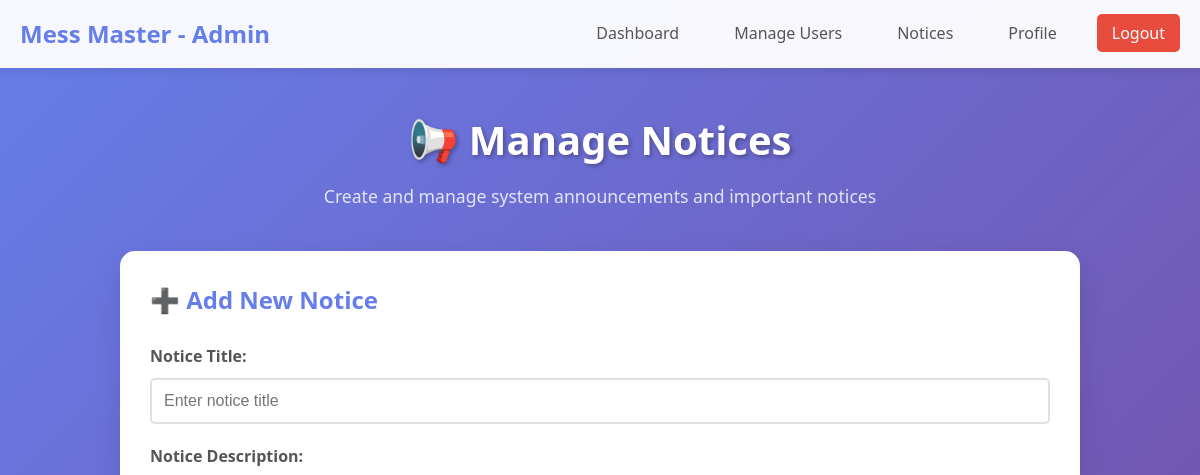
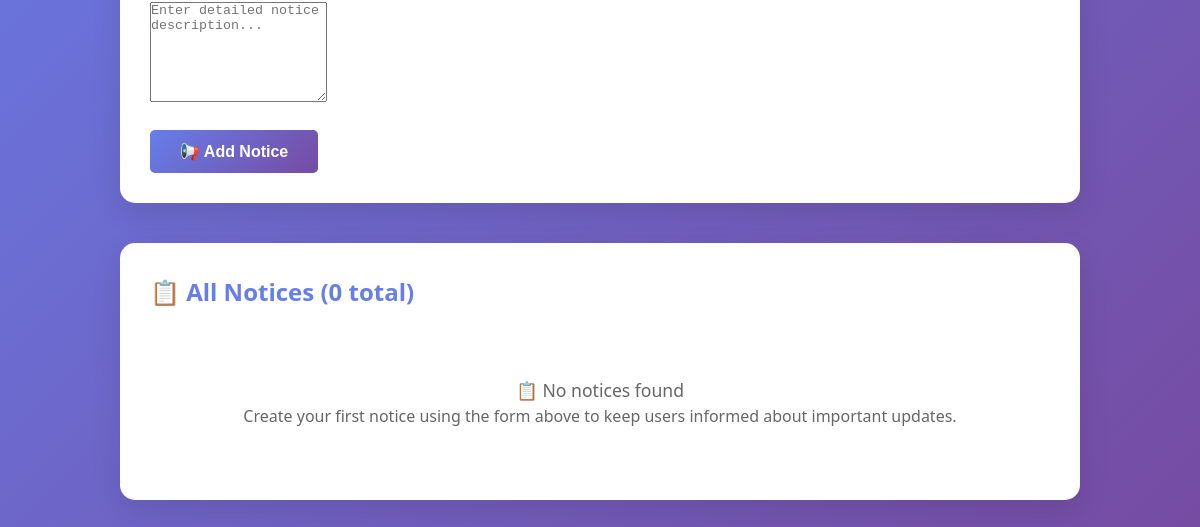
The page /admin_notices.php (signed in) on the database as committed earlier (2 pictures, top to bottom).
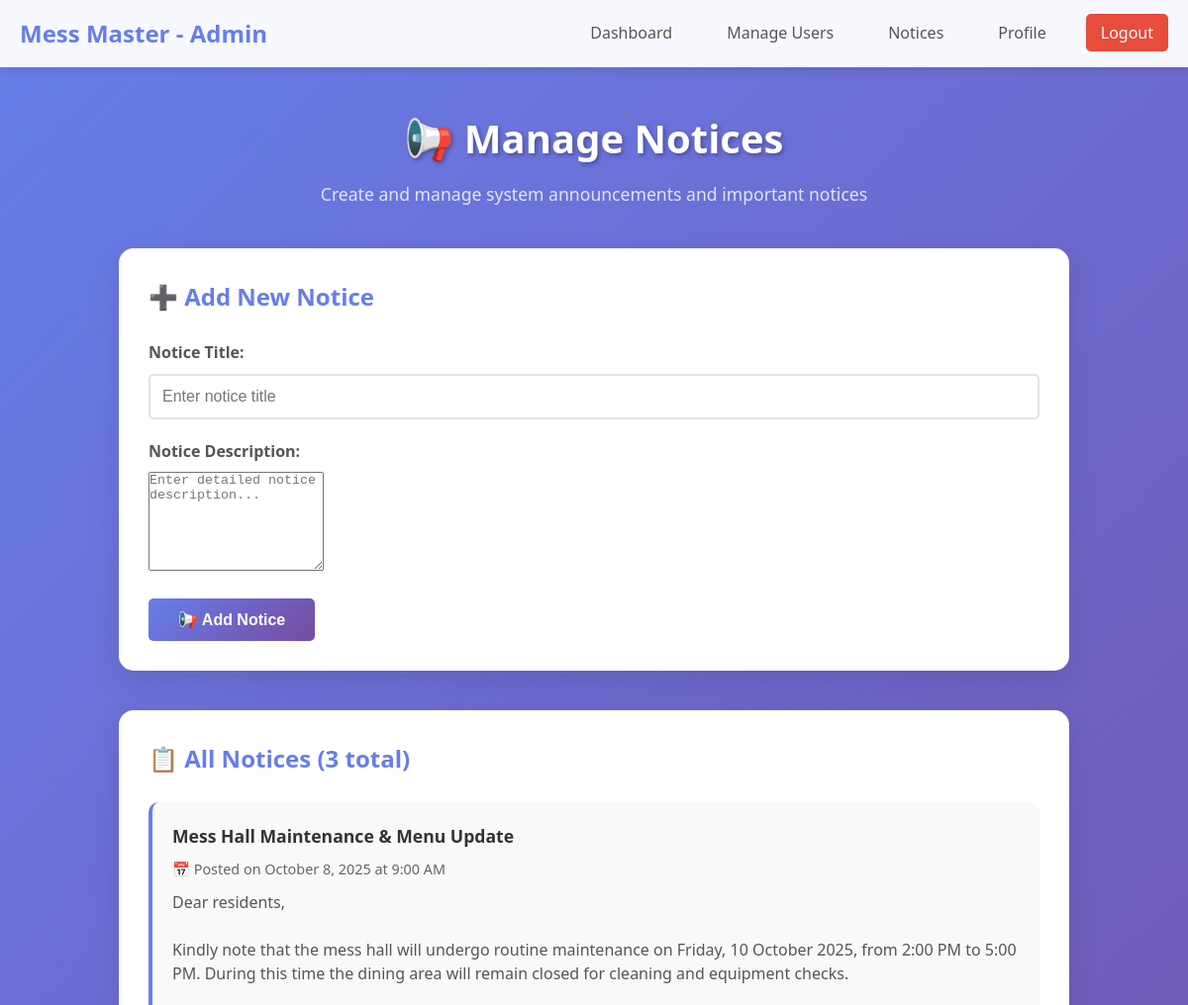
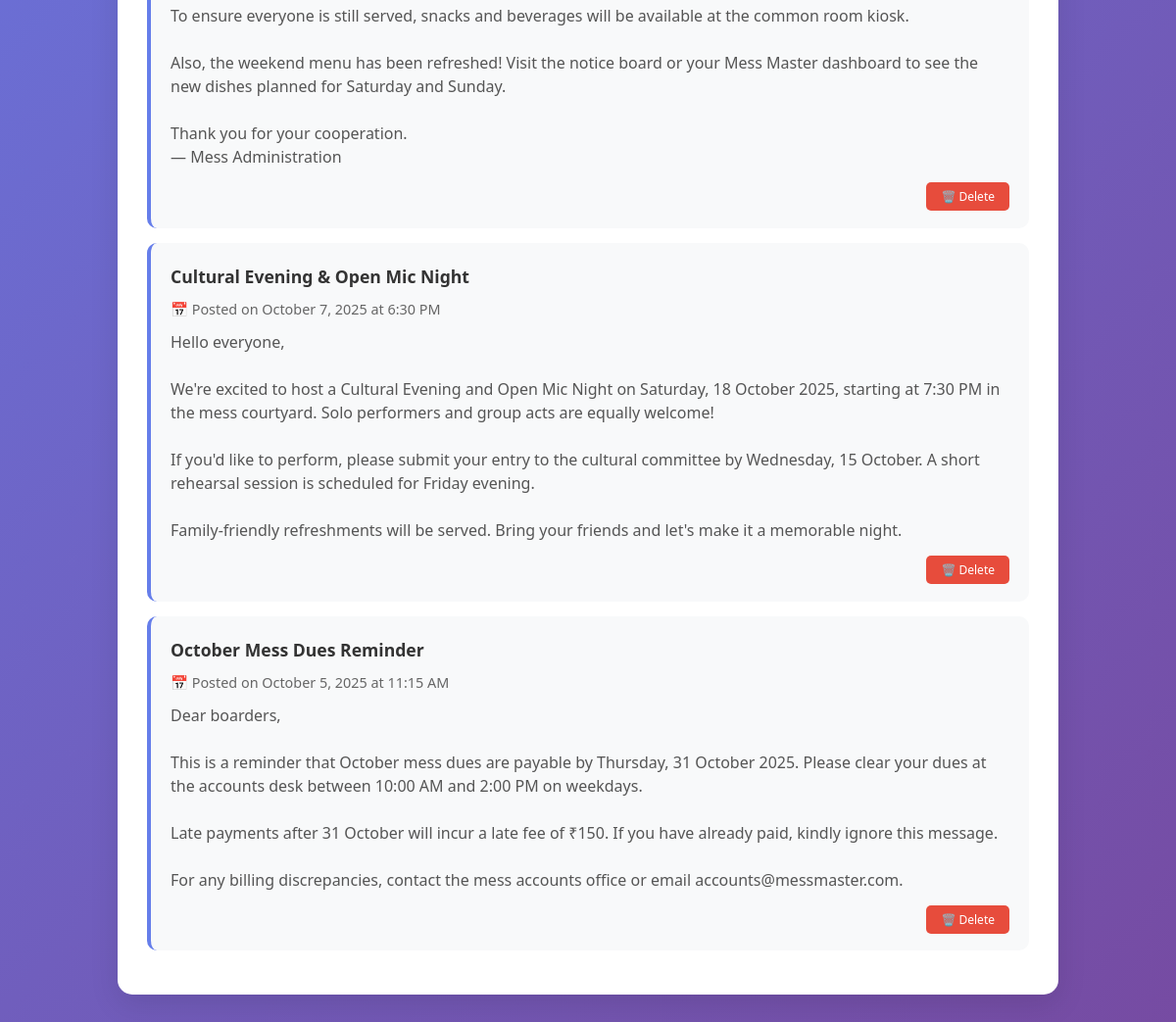
The same page on the database as committed later (2 pictures, top to bottom).
### tables this page shows
CREATE TABLE notices (
    id INT AUTO_INCREMENT PRIMARY KEY,
    title VARCHAR(200) NOT NULL,
    description TEXT,
    created_at TIMESTAMP DEFAULT CURRENT_TIMESTAMP
);

### admin_notices.php (the view, shortened to what this page needs)
<?php
include 'config.php';
$notices = $conn->query("SELECT * FROM notices ORDER BY created_at DESC");
?>
<!DOCTYPE html>
<html lang="en">
<head>
    <link rel="stylesheet" href="style.css">
</head>
<body>
    <nav class="navbar">
        <div class="nav-container">
            <h2 class="nav-title">Mess Master - Admin</h2>
            <ul class="nav-links">
                <li><a href="admin_dashboard.php">Dashboard</a></li>
                <li><a href="admin_manage_users.php">Manage Users</a></li>
                <li><a href="admin_notices.php">Notices</a></li>
                <li><a href="admin_profile.php">Profile</a></li>
                <li><a href="logout.php" class="logout-link">Logout</a></li>
            </ul>
        </div>
    </nav>
    <div class="manage-notices-container">
        <div class="welcome-section" style="margin-bottom: 40px;">
            <h1 style="color: white;">📢 Manage Notices</h1>
            <p style="color: rgba(255,255,255,0.9);">Create and manage system announcements and important notices</p>
        </div>
        <div class="add-notice-form">
            <h2 style="color: #667eea; margin-bottom: 25px;">➕ Add New Notice</h2>
            <form method="post">
                <div class="form-group">
                    <label for="title">Notice Title:</label>
                    <input type="text" id="title" name="title" placeholder="Enter notice title" required
                           value="<?php echo htmlspecialchars($_POST['title'] ?? ''); ?>">
                </div>
                <div class="form-group">
                    <label for="description">Notice Description:</label>
                    <textarea id="description" name="description" placeholder="Enter detailed notice description..."><?php echo htmlspecialchars($_POST['description'] ?? ''); ?></textarea>
                </div>
                <button type="submit" name="add_notice" class="login-btn" style="width: auto; padding: 12px 30px;">
                    📢 Add Notice
                </button>
            </form>
        </div>
        <div class="notices-list-container">
            <h2 style="color: #667eea; margin-bottom: 25px;">📋 All Notices (<?php echo $notices->num_rows; ?> total)</h2>
            <?php if ($notices->num_rows > 0): ?>
                <?php while($n = $notices->fetch_assoc()): ?>
                <div class="notice-card">
                    <h4><?= htmlspecialchars($n['title']) ?></h4>
                    <div class="notice-meta">
                        📅 Posted on <?= date('F j, Y \a\t g:i A', strtotime($n['created_at'])) ?>
                    </div>
                    <?php if (!empty($n['description'])): ?>
                    <div class="notice-description">
                        <?= nl2br(htmlspecialchars($n['description'])) ?>
                    </div>
                    <?php endif; ?>
                    <div class="notice-actions">
                        <a href="admin_notices.php?delete=<?= $n['id'] ?>"
                           class="delete-notice-btn"
                           onclick="return confirm('Are you sure you want to delete the notice \'<?= htmlspecialchars($n['title']) ?>\'? This action cannot be undone.')">
                            🗑️ Delete
                        </a>
                    </div>
                </div>
                <?php endwhile; ?>
            <?php else: ?>
                <div style="text-align: center; padding: 40px; color: #666;">
                    <p style="font-size: 1.1rem;">📋 No notices found</p>
                    <p>Create your first notice using the form above to keep users informed about important updates.</p>
                </div>
            <?php endif; ?>
        </div>
    </div>
</body>
</html>

Rows that differ between the two databases and show on the page:
added notices: title "Mess Hall Maintenance & Menu Update", created_at "October 8, 2025 at 9:00 AM", description "Dear residents, Kindly note that the mess hall will undergo routine maintenance on Friday, 10 October 2025, from 2:00 PM to 5:00 PM. During this time the dining area will remain closed for cleaning and equipment checks. To ensure everyone is still served, snacks and beverages will be available at the common room kiosk. Also, the weekend menu has been refreshed! Visit the notice board or your Mess Master dashboard to see the new dishes planned for Saturday and Sunday. Thank you for your cooperation. — Mess Administration"
added notices: title "Cultural Evening & Open Mic Night", created_at "October 7, 2025 at 6:30 PM", description "Hello everyone, We're excited to host a Cultural Evening and Open Mic Night on Saturday, 18 October 2025, starting at 7:30 PM in the mess courtyard. Solo performers and group acts are equally welcome! If you'd like to perform, please submit your entry to the cultural committee by Wednesday, 15 October. A short rehearsal session is scheduled for Friday evening. Family-friendly refreshments will be served. Bring your friends and let's make it a memorable night."
added notices: title "October Mess Dues Reminder", created_at "October 5, 2025 at 11:15 AM", description "Dear boarders, This is a reminder that October mess dues are payable by Thursday, 31 October 2025. Please clear your dues at the accounts desk between 10:00 AM and 2:00 PM on weekdays. Late payments after 31 October will incur a late fee of ₹150. If you have already paid, kindly ignore this message. For any billing discrepancies, contact the mess accounts office or email accounts@messmaster.com."
Other text that changed with them:
$notices->num_rows: "0" → "3"
text no longer shown: "📋 No notices found Create your first notice using the form above to keep users informed about important updates."
